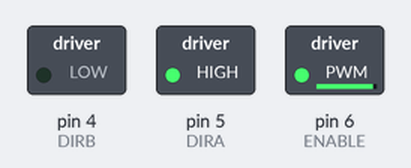
Bench run of a sketch on a simulated Arduino Uno, built with avr-gcc and run on an emulated ATmega328P. On the bench: switched loads named in the sketch (green lamp = pin HIGH).

Above: at 0.05 s.
At 19.95 s:
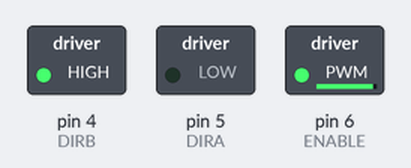
Timing chart, 0 to 23.0 s (numbered marks = the images above):
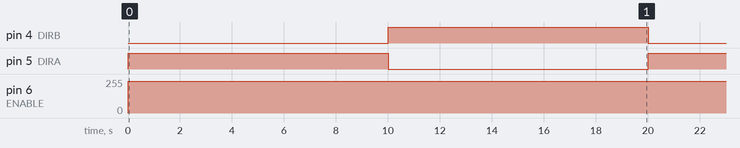

Measured:
- by itself, pin 4 (DIRB), pin 5 (DIRA): alternates HIGH for 10.0 s and LOW for 10.0 s
- by itself, pin 6 (ENABLE): 0/255 → 240/255 at 0.00 s

The sketch:

Motor_continua___xip_L293D._CANVI_DE_VELOCITAT_I_SENTIT.ino
```cpp
/********************************************************
Exercici 1. Motor continua + xip L293D. CANVI DE VELOCITAT I SENTIT
********************************************************/
#define ENABLE 6
#define DIRA 5
#define DIRB 4

void setup() {
 pinMode(ENABLE,OUTPUT);
 pinMode(DIRA,OUTPUT);
 pinMode(DIRB,OUTPUT);
}

void loop() {
 digitalWrite(DIRA,HIGH); // un sentit
 digitalWrite(DIRB, LOW);
 analogWrite (ENABLE, 240); //velocitat 240
 delay(10000);

 digitalWrite(DIRA, LOW); //altre sentit
 digitalWrite(DIRB, HIGH);
 analogWrite (ENABLE, 240); //velocitat 240
 delay(10000);
}
```
